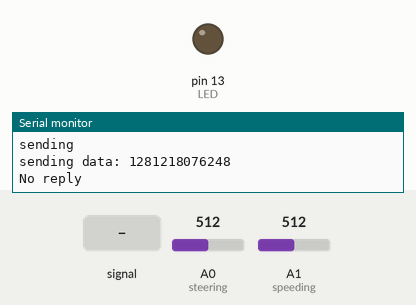
Bench run of a sketch on a simulated Arduino Uno, built with avr-gcc and run on an emulated ATmega328P. Shown: output pins drawn as LEDs (lit = HIGH), the last lines printed to the serial monitor. The inputs (shaded band) are chosen by the test bench; at power-on: A1 (speeding) = 512, A0 (steering) = 512. No radio packets arrive unless stated; pins used as bus, display or sensor lines are not drawn.

Above: at 1.2 s.
1.3 s: A1 (speeding) fed a 200 Hz sine of ±81 counts around its level
At 1.9 s:
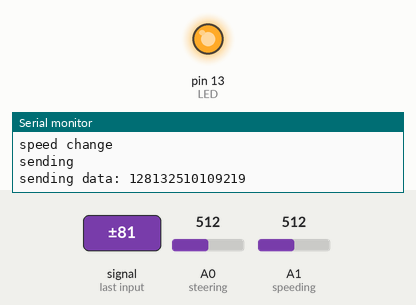
4.3 s: A1 (speeding) set to 716
At 6.3 s:
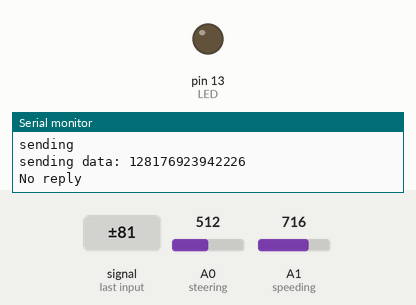
Timing chart, 0 to 7.8 s (numbered marks = the images above; inputs shaded):
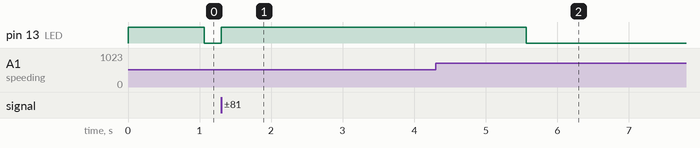

The sketch:

transmitter_test.ino
```cpp
/*  outline of code and how it works
 *  Before everything...
 *    Load the libraries to make everything work.
 *    Define the pins to interact with the radio and potentiometers.
 *    Create the radio object.
 *    Make a bunch of global variables because i can.
 *  Setup time...
 *    Set the pins to output.
 *    Startup the radio.
 *    Begin the serial communications for moral support.
 *  Looping around...
 *    Check the potentiometer readings.
 *    If the steering reading is different, run the transmission function.
 *    If the speed reading is different, run the transmission function.
 *    If a few seconds have passed without change, run the transission function.
 *    Otherwise continue counting.
 *  End of loop, return to the beginning of the loop.
 *
 *  Transmission function
 *    Turn on the onboard LED.
 *    Create a trannsmission packet buffer.
 *    Insert steering potentiometer reading into the transmission buffer.
 *    Insert speed potentiometer reading into the transission buffer.
 *    Take the old transmission number and ?re-add it to the transmission buffer?
 *    Send the packet of data.
 *    Run the receive function.
 *      Create a buffer to receive the data.
 *      Print the data received through the serial moral support output.
 *      Serial print if there's an error or problem.
 *    Turn off the onboard LED.
 *    Increase the transmission number.
 *
 *
 *  TO DO
 *  actually do something with received errors.
 *  add in some fancy transmission number checking stuff.
 *  put in a buzzer or another neopixel to display errors for/from the transmitter.
 *  try it out in the real world.
 *  share it with people?
 */

#include <SPI.h>
#include <RH_RF95.h>
//libraries to make everything work.

#define RFM95_CS 8
#define RFM95_RST 4
#define RFM95_INT 3
//set the pins for feather to work with the built in radio.
#define RF95_FREQ 915.0
//set the frequency to transmit and receive on.
#define LED 13
//set the pin for the built in led.
#define speeding A1
//pin for the speed potentiometer.
#define steering A0
//pin for the steering potentiometer.

RH_RF95 rf95(RFM95_CS, RFM95_INT);
//create the radio object.
//"Singleton instance"(?).

long y = 0;
//create variable for counting the loops.
int steeringReading = 123;
//variable for first set of data.
int speedingReading = 45;
//variable for second set of data.
int oldSteering = 0;
//old steering reading to see if it's changed.
int oldSpeeding = 0;
//old speeding reading to see if it's changes.
int txNum= 0;
//variable to count the number of transmissions.

void setup() {
  pinMode(LED, OUTPUT);
  pinMode(RFM95_RST, OUTPUT);
  //turn pins to outputs or inputs as necessary.

  digitalWrite(RFM95_RST, HIGH);
  //turn on the radio.
  rf95.init();
  //initialize the radio.
  rf95.setFrequency(RF95_FREQ);
  //set the radio frequency.
  rf95.setTxPower(23, false);
  //set the power to transmit at.
  //scale is 5 to 23, with 5 being the weakest, 23 being the strongest.

  Serial.begin(9600);
  //start the serial thing for messages.
}

void loop() {
  steeringReading = analogRead(steering) / 4;
  speedingReading = analogRead(speeding) / 4;
  //set the current analog reading of the two pots to place place holder variables.

  if (steeringReading != oldSteering){
    //if steering is different from the old variable.
    if (steeringReading > oldSteering){
      int steeringThreshold = steeringReading - oldSteering;
      if(steeringThreshold > 4){
        //if the difference is above the threshold, then transmit.
        //the pots i used are a bit persnickety and bounce up and down a bit.
        Serial.println("steering change");
        TXing();
      }
    }

    else {
      int steeringThreshold = oldSteering - steeringReading;
      if(steeringThreshold > 4){
        //same thing as above, but since ABS doesn't work, gotta do it somehow.
        Serial.println("steering change");
        TXing();
      }
    }
  }

  if(speedingReading != oldSpeeding){
    //if the speed is different from the old speed variable.
    if(speedingReading > oldSpeeding){
      int speedingThreshold = speedingReading - oldSpeeding;
      if(speedingThreshold > 4){
        //if it's above the threshold, transmit.
        Serial.println("speed change");
        TXing();
      }
    }

    else{
      int speedingThreshold = oldSpeeding - speedingReading;
      if(speedingThreshold > 4){
        //same as above.
        Serial.print("speed change");
        TXing();
      }
    }
  }

  if (y == 50000){
    //if it's been a while then send anyway.
    y = 0;
    Serial.println("too long");
    TXing();
  }

  else{
    y = y + 1;
  }
}

void TXing(){
  digitalWrite(LED, HIGH);
  //turn on the light.
  Serial.println("sending");

  uint8_t radioPacket[10];
  //variable for the transmission.
  //steering, speed, txNum
  oldSteering = steeringReading;
  oldSpeeding = speedingReading;
  //variables to

  radioPacket [0] = oldSteering / 100;
  oldSteering = oldSteering - (radioPacket [0] * 100);
  radioPacket [1] = oldSteering / 10;
  oldSteering = oldSteering - (radioPacket [1] * 10);
  radioPacket [2] = oldSteering;
  //break up the steering variable into pieces and put it into the radio transmission array.
  oldSteering = steeringReading;
  //put the old steering back where it was.

  radioPacket [3] = oldSpeeding / 100;
  oldSpeeding = oldSpeeding - (radioPacket [3] * 100);
  radioPacket [4] = oldSpeeding / 10;
  oldSpeeding = oldSpeeding - (radioPacket [3] * 10);
  radioPacket [5] = oldSpeeding;
  // break up the speed variable and put it into the radio transmission array.
  oldSpeeding = speedingReading;
  //put the sold speeding variable back to what it should be.

  radioPacket [6] = txNum / 1000;
  txNum = txNum - (radioPacket [5] * 1000);
  radioPacket [7] = txNum / 100;
  txNum = txNum - (radioPacket [6] * 100);
  radioPacket [8] = txNum / 10;
  txNum = txNum - (radioPacket [7] * 10);
  radioPacket [9] = txNum;
  //break up the transmission number and sort it into the transmission array.
  txNum = (radioPacket [6] * 1000) + (radioPacket [7] * 100) + (radioPacket [8] * 10) + radioPacket [9];
  //put the txNum back the way it was.

  Serial.print("sending data: ");
  for(int a = 0; a < 9; a ++){
    Serial.print(radioPacket [a]);
  }
  Serial.println(" ");

  rf95.send(radioPacket, 10);
  //send the message.
  rf95.waitPacketSent();
  //wait for the message to finish sending.

  RXing();
}

void RXing(){
  uint8_t buf[RH_RF95_MAX_MESSAGE_LEN];
  uint8_t len = sizeof(buf);
  //make a buffer for the reply.

  if(rf95.waitAvailableTimeout(1000)){
    if(rf95.recv(buf, &len)){
      //wait for a bit then hopefully receive a reply from the receiver.
      Serial.print("received data:");
      for(int b = 0; b < 6; b ++){
        Serial.print(buf [b]);
      }
      Serial.println(" ");
      //print what’s been received.

      Serial.print("signal:");
      Serial.println(rf95.lastRssi(), DEC);
      //print the signal of the last received.
      Serial.println(" ");
    }

    else{
      //if the reply is received, but doesn't work, say something.
      Serial.println("receive failure");
    }
  }

  else{
    //if there's no reply from the receiver before the timeout, say something.
    Serial.println("No reply");
  }

  digitalWrite(LED, LOW);
  //turn off the built in led.

  txNum ++;
  //having received a reply, increase the transmission number.
}
```

Measured:
- after the input at 1.3 s, pin 13 (LED): LOW → HIGH at once
- after the input at 4.3 s, pin 13 (LED): HIGH → LOW after 1.3 s
